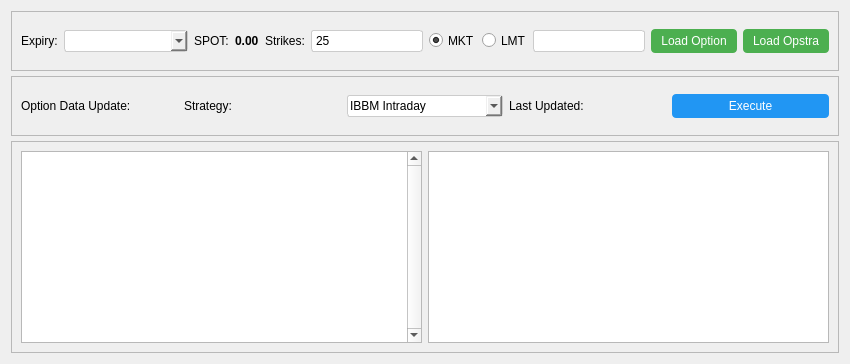
      <widget class="QWidget" name="OptionChain">
       <attribute name="title">
        <string>Options</string>
       </attribute>
       <layout class="QVBoxLayout" name="verticalLayout_OptionTab">
        <property name="spacing">
         <number>5</number>
        </property>
        <item>
         <widget class="QFrame" name="TopOptionChainQFrame">
          <property name="sizePolicy">
           <sizepolicy hsizetype="Expanding" vsizetype="Fixed">
            <horstretch>1</horstretch>
            <verstretch>0</verstretch>
           </sizepolicy>
          </property>
          <property name="minimumSize">
           <size>
            <width>0</width>
            <height>60</height>
           </size>
          </property>
          <property name="maximumSize">
           <size>
            <width>16777215</width>
            <height>60</height>
           </size>
          </property>
          <property name="frameShape">
           <enum>QFrame::StyledPanel</enum>
          </property>
          <property name="frameShadow">
           <enum>QFrame::Raised</enum>
          </property>
          <layout class="QHBoxLayout" name="SpotDetailQHBox">
           <property name="spacing">
            <number>6</number>
           </property>
           <item>
            <widget class="QLabel" name="ExpiryQLabel">
             <property name="text">
              <string>Expiry:</string>
             </property>
            </widget>
           </item>
           <item>
            <widget class="QComboBox" name="ExpiryListDropDown">
             <property name="styleSheet">
              <string notr="true">QComboBox {
    padding: 2px;
    border: 1px solid #ccc;
    border-radius: 3px;
    min-width: 100px;
}</string>
             </property>
            </widget>
           </item>
           <item>
            <widget class="QLabel" name="SpotQLabel">
             <property name="text">
              <string>SPOT:</string>
             </property>
            </widget>
           </item>
           <item>
            <widget class="QLabel" name="SpotPriceQLabel">
             <property name="styleSheet">
              <string notr="true">font-weight: bold;</string>
             </property>
             <property name="text">
              <string>0.00</string>
             </property>
            </widget>
           </item>
           <item>
            <widget class="QLabel" name="StrikeQLabel">
             <property name="text">
              <string>Strikes:</string>
             </property>
            </widget>
           </item>
           <item>
            <widget class="QLineEdit" name="StrikeNumberQLine">
             <property name="styleSheet">
              <string notr="true">QLineEdit {
    padding: 2px;
    border: 1px solid #ccc;
    border-radius: 3px;
    min-width: 40px;
}</string>
             </property>
             <property name="text">
              <string>25</string>
             </property>
            </widget>
           </item>
           <item>
            <widget class="QRadioButton" name="MKTRadio">
             <property name="styleSheet">
              <string notr="true">QRadioButton {
    spacing: 5px;
}</string>
             </property>
             <property name="text">
              <string>MKT</string>
             </property>
             <property name="checked">
              <bool>true</bool>
             </property>
            </widget>
           </item>
           <item>
            <widget class="QRadioButton" name="LMTRadio">
             <property name="styleSheet">
              <string notr="true">QRadioButton {
    spacing: 5px;
}</string>
             </property>
             <property name="text">
              <string>LMT</string>
             </property>
            </widget>
           </item>
           <item>
            <widget class="QLineEdit" name="LimitPriceQLine">
             <property name="styleSheet">
              <string notr="true">QLineEdit {
    padding: 2px;
    border: 1px solid #ccc;
    border-radius: 3px;
    min-width: 60px;
}</string>
             </property>
            </widget>
           </item>
           <item>
            <widget class="QPushButton" name="LoadOptionsPushButton">
             <property name="styleSheet">
              <string notr="true">QPushButton {
    background-color: #4CAF50;
    color: white;
    border: none;
    padding: 5px 10px;
    border-radius: 4px;
}
QPushButton:hover {
    background-color: #45a049;
}</string>
             </property>
             <property name="text">
              <string>Load Option</string>
             </property>
            </widget>
           </item>
           <item>
            <widget class="QPushButton" name="LoadOpstraPushButton">
             <property name="sizePolicy">
              <sizepolicy hsizetype="Minimum" vsizetype="Fixed">
               <horstretch>0</horstretch>
               <verstretch>0</verstretch>
              </sizepolicy>
             </property>
             <property name="palette">
              <palette>
               <active>
                <colorrole role="WindowText">
                 <brush brushstyle="SolidPattern">
                  <color alpha="255">
                   <red>255</red>
                   <green>255</green>
                   <blue>255</blue>
                  </color>
                 </brush>
                </colorrole>
                <colorrole role="Button">
                 <brush brushstyle="SolidPattern">
                  <color alpha="255">
                   <red>76</red>
                   <green>175</green>
                   <blue>80</blue>
                  </color>
                 </brush>
                </colorrole>
                <colorrole role="Light">
                 <brush brushstyle="SolidPattern">
                  <color alpha="255">
                   <red>127</red>
                   <green>213</green>
                   <blue>255</blue>
                  </color>
                 </brush>
                </colorrole>
                <colorrole role="Midlight">
                 <brush brushstyle="SolidPattern">
                  <color alpha="255">
                   <red>63</red>
                   <green>191</green>
                   <blue>255</blue>
                  </color>
                 </brush>
                </colorrole>
                <colorrole role="Dark">
                 <brush brushstyle="SolidPattern">
                  <color alpha="255">
                   <red>0</red>
                   <green>85</green>
                   <blue>127</blue>
                  </color>
                 </brush>
                </colorrole>
                <colorrole role="Mid">
                 <brush brushstyle="SolidPattern">
                  <color alpha="255">
                   <red>0</red>
                   <green>113</green>
                   <blue>170</blue>
                  </color>
                 </brush>
                </colorrole>
                <colorrole role="Text">
                 <brush brushstyle="SolidPattern">
                  <color alpha="255">
                   <red>255</red>
                   <green>255</green>
                   <blue>255</blue>
                  </color>
                 </brush>
                </colorrole>
                <colorrole role="BrightText">
                 <brush brushstyle="SolidPattern">
                  <color alpha="255">
                   <red>255</red>
                   <green>255</green>
                   <blue>255</blue>
                  </color>
                 </brush>
                </colorrole>
                <colorrole role="ButtonText">
                 <brush brushstyle="SolidPattern">
                  <color alpha="255">
                   <red>255</red>
                   <green>255</green>
                   <blue>255</blue>
                  </color>
                 </brush>
                </colorrole>
                <colorrole role="Base">
                 <brush brushstyle="SolidPattern">
                  <color alpha="255">
                   <red>76</red>
                   <green>175</green>
                   <blue>80</blue>
                  </color>
                 </brush>
                </colorrole>
                <colorrole role="Window">
                 <brush brushstyle="SolidPattern">
                  <color alpha="255">
                   <red>76</red>
                   <green>175</green>
                   <blue>80</blue>
                  </color>
                 </brush>
                </colorrole>
                <colorrole role="Shadow">
                 <brush brushstyle="SolidPattern">
                  <color alpha="255">
                   <red>0</red>
                   <green>0</green>
                   <blue>0</blue>
                  </color>
                 </brush>
                </colorrole>
                <colorrole role="AlternateBase">
                 <brush brushstyle="SolidPattern">
                  <color alpha="255">
                   <red>127</red>
                   <green>212</green>
                   <blue>255</blue>
                  </color>
                 </brush>
                </colorrole>
                <colorrole role="ToolTipBase">
                 <brush brushstyle="SolidPattern">
                  <color alpha="255">
                   <red>255</red>
                   <green>255</green>
                   <blue>220</blue>
                  </color>
                 </brush>
                </colorrole>
                <colorrole role="ToolTipText">
                 <brush brushstyle="SolidPattern">
                  <color alpha="255">
                   <red>0</red>
                   <green>0</green>
                   <blue>0</blue>
                  </color>
                 </brush>
                </colorrole>
                <colorrole role="PlaceholderText">
                 <brush brushstyle="SolidPattern">
                  <color alpha="128">
                   <red>0</red>
                   <green>0</green>
                   <blue>0</blue>
                  </color>
                 </brush>
                </colorrole>
               </active>
               <inactive>
                <colorrole role="WindowText">
                 <brush brushstyle="SolidPattern">
                  <color alpha="255">
                   <red>255</red>
                   <green>255</green>
                   <blue>255</blue>
                  </color>
                 </brush>
                </colorrole>
                <colorrole role="Button">
                 <brush brushstyle="SolidPattern">
                  <color alpha="255">
                   <red>76</red>
                   <green>175</green>
                   <blue>80</blue>
                  </color>
                 </brush>
                </colorrole>
                <colorrole role="Light">
                 <brush brushstyle="SolidPattern">
                  <color alpha="255">
                   <red>127</red>
                   <green>213</green>
                   <blue>255</blue>
                  </color>
                 </brush>
                </colorrole>
                <colorrole role="Midlight">
                 <brush brushstyle="SolidPattern">
                  <color alpha="255">
                   <red>63</red>
                   <green>191</green>
                   <blue>255</blue>
                  </color>
                 </brush>
                </colorrole>
                <colorrole role="Dark">
                 <brush brushstyle="SolidPattern">
                  <color alpha="255">
                   <red>0</red>
                   <green>85</green>
                   <blue>127</blue>
                  </color>
                 </brush>
                </colorrole>
                <colorrole role="Mid">
                 <brush brushstyle="SolidPattern">
                  <color alpha="255">
                   <red>0</red>
                   <green>113</green>
                   <blue>170</blue>
                  </color>
                 </brush>
                </colorrole>
                <colorrole role="Text">
                 <brush brushstyle="SolidPattern">
                  <color alpha="255">
                   <red>255</red>
                   <green>255</green>
                   <blue>255</blue>
                  </color>
                 </brush>
                </colorrole>
                <colorrole role="BrightText">
                 <brush brushstyle="SolidPattern">
                  <color alpha="255">
                   <red>255</red>
                   <green>255</green>
                   <blue>255</blue>
                  </color>
                 </brush>
                </colorrole>
                <colorrole role="ButtonText">
                 <brush brushstyle="SolidPattern">
                  <color alpha="255">
                   <red>255</red>
                   <green>255</green>
                   <blue>255</blue>
                  </color>
                 </brush>
                </colorrole>
                <colorrole role="Base">
                 <brush brushstyle="SolidPattern">
                  <color alpha="255">
                   <red>76</red>
                   <green>175</green>
                   <blue>80</blue>
                  </color>
                 </brush>
                </colorrole>
                <colorrole role="Window">
                 <brush brushstyle="SolidPattern">
                  <color alpha="255">
                   <red>76</red>
                   <green>175</green>
                   <blue>80</blue>
                  </color>
                 </brush>
                </colorrole>
                <colorrole role="Shadow">
                 <brush brushstyle="SolidPattern">
                  <color alpha="255">
                   <red>0</red>
                   <green>0</green>
                   <blue>0</blue>
                  </color>
                 </brush>
                </colorrole>
                <colorrole role="AlternateBase">
                 <brush brushstyle="SolidPattern">
                  <color alpha="255">
                   <red>127</red>
                   <green>212</green>
                   <blue>255</blue>
                  </color>
                 </brush>
                </colorrole>
                <colorrole role="ToolTipBase">
                 <brush brushstyle="SolidPattern">
                  <color alpha="255">
                   <red>255</red>
                   <green>255</green>
                   <blue>220</blue>
                  </color>
                 </brush>
                </colorrole>
                <colorrole role="ToolTipText">
                 <brush brushstyle="SolidPattern">
                  <color alpha="255">
                   <red>0</red>
                   <green>0</green>
                   <blue>0</blue>
                  </color>
                 </brush>
                </colorrole>
                <colorrole role="PlaceholderText">
                 <brush brushstyle="SolidPattern">
                  <color alpha="128">
                   <red>0</red>
                   <green>0</green>
                   <blue>0</blue>
                  </color>
                 </brush>
                </colorrole>
               </inactive>
               <disabled>
                <colorrole role="WindowText">
                 <brush brushstyle="SolidPattern">
                  <color alpha="255">
                   <red>255</red>
                   <green>255</green>
                   <blue>255</blue>
                  </color>
                 </brush>
                </colorrole>
                <colorrole role="Button">
                 <brush brushstyle="SolidPattern">
                  <color alpha="255">
                   <red>76</red>
                   <green>175</green>
                   <blue>80</blue>
                  </color>
                 </brush>
                </colorrole>
                <colorrole role="Light">
                 <brush brushstyle="SolidPattern">
                  <color alpha="255">
                   <red>127</red>
                   <green>213</green>
                   <blue>255</blue>
                  </color>
                 </brush>
                </colorrole>
                <colorrole role="Midlight">
                 <brush brushstyle="SolidPattern">
                  <color alpha="255">
                   <red>63</red>
                   <green>191</green>
                   <blue>255</blue>
                  </color>
                 </brush>
                </colorrole>
                <colorrole role="Dark">
                 <brush brushstyle="SolidPattern">
                  <color alpha="255">
                   <red>0</red>
                   <green>85</green>
                   <blue>127</blue>
                  </color>
                 </brush>
                </colorrole>
                <colorrole role="Mid">
                 <brush brushstyle="SolidPattern">
                  <color alpha="255">
                   <red>0</red>
                   <green>113</green>
                   <blue>170</blue>
                  </color>
                 </brush>
                </colorrole>
                <colorrole role="Text">
                 <brush brushstyle="SolidPattern">
                  <color alpha="255">
                   <red>255</red>
                   <green>255</green>
                   <blue>255</blue>
                  </color>
                 </brush>
                </colorrole>
                <colorrole role="BrightText">
                 <brush brushstyle="SolidPattern">
                  <color alpha="255">
                   <red>255</red>
                   <green>255</green>
                   <blue>255</blue>
                  </color>
                 </brush>
                </colorrole>
                <colorrole role="ButtonText">
                 <brush brushstyle="SolidPattern">
                  <color alpha="255">
                   <red>255</red>
                   <green>255</green>
                   <blue>255</blue>
                  </color>
                 </brush>
                </colorrole>
                <colorrole role="Base">
                 <brush brushstyle="SolidPattern">
                  <color alpha="255">
                   <red>76</red>
                   <green>175</green>
                   <blue>80</blue>
                  </color>
                 </brush>
                </colorrole>
                <colorrole role="Window">
                 <brush brushstyle="SolidPattern">
                  <color alpha="255">
                   <red>76</red>
                   <green>175</green>
                   <blue>80</blue>
                  </color>
                 </brush>
                </colorrole>
                <colorrole role="Shadow">
                 <brush brushstyle="SolidPattern">
                  <color alpha="255">
                   <red>0</red>
                   <green>0</green>
                   <blue>0</blue>
                  </color>
                 </brush>
                </colorrole>
                <colorrole role="AlternateBase">
                 <brush brushstyle="SolidPattern">
                  <color alpha="255">
                   <red>0</red>
                   <green>170</green>
                   <blue>255</blue>
                  </color>
                 </brush>
                </colorrole>
                <colorrole role="ToolTipBase">
                 <brush brushstyle="SolidPattern">
                  <color alpha="255">
                   <red>255</red>
                   <green>255</green>
                   <blue>220</blue>
                  </color>
                 </brush>
                </colorrole>
                <colorrole role="ToolTipText">
                 <brush brushstyle="SolidPattern">
                  <color alpha="255">
                   <red>0</red>
                   <green>0</green>
                   <blue>0</blue>
                  </color>
                 </brush>
                </colorrole>
                <colorrole role="PlaceholderText">
                 <brush brushstyle="SolidPattern">
                  <color alpha="128">
                   <red>0</red>
                   <green>0</green>
                   <blue>0</blue>
                  </color>
                 </brush>
                </colorrole>
               </disabled>
              </palette>
             </property>
             <property name="styleSheet">
              <string notr="true">QPushButton {
    background-color: #4CAF50;
    color: white;
    border: none;
    padding: 5px 10px;
    border-radius: 4px;
}
QPushButton:hover {
    background-color: #45a049;
}</string>
             </property>
             <property name="text">
              <string>Load Opstra</string>
             </property>
             <property name="flat">
              <bool>false</bool>
             </property>
            </widget>
           </item>
          </layout>
         </widget>
        </item>
        <item>
         <widget class="QFrame" name="StrategyQFrame">
          <property name="sizePolicy">
           <sizepolicy hsizetype="Expanding" vsizetype="Fixed">
            <horstretch>1</horstretch>
            <verstretch>0</verstretch>
           </sizepolicy>
          </property>
          <property name="minimumSize">
           <size>
            <width>0</width>
            <height>60</height>
           </size>
          </property>
          <property name="maximumSize">
           <size>
            <width>16777215</width>
            <height>60</height>
           </size>
          </property>
          <property name="frameShape">
           <enum>QFrame::StyledPanel</enum>
          </property>
          <property name="frameShadow">
           <enum>QFrame::Raised</enum>
          </property>
          <layout class="QHBoxLayout" name="StrategyQHBox">
           <property name="spacing">
            <number>6</number>
           </property>
           <item>
            <widget class="QLabel" name="OptionDataUpdateQLabel">
             <property name="text">
              <string>Option Data Update:</string>
             </property>
            </widget>
           </item>
           <item>
            <widget class="QLabel" name="StrategyQLabel">
             <property name="text">
              <string>Strategy:</string>
             </property>
            </widget>
           </item>
           <item>
            <widget class="QComboBox" name="StrategyNameQComboBox">
             <property name="styleSheet">
              <string notr="true">QComboBox {
    padding: 2px;
    border: 1px solid #ccc;
    border-radius: 3px;
    min-width: 100px;
}</string>
             </property>
             <item>
              <property name="text">
               <string>IBBM Intraday</string>
              </property>
             </item>
             <item>
              <property name="text">
               <string>General</string>
              </property>
             </item>
             <item>
              <property name="text">
               <string>Intraday Strangle</string>
              </property>
             </item>
             <item>
              <property name="text">
               <string>Intraday Straddle</string>
              </property>
             </item>
             <item>
              <property name="text">
               <string>Strategy920AM</string>
              </property>
             </item>
             <item>
              <property name="text">
               <string>Monthly Strangle</string>
              </property>
             </item>
             <item>
              <property name="text">
               <string>Monthly Straddle</string>
              </property>
             </item>
            </widget>
           </item>
           <item>
            <widget class="QLabel" name="OpstraLastUpdatedQLabel">
             <property name="text">
              <string>Last Updated: </string>
             </property>
            </widget>
           </item>
           <item>
            <widget class="QPushButton" name="ExecuteStrategyQPushButton">
             <property name="styleSheet">
              <string notr="true">QPushButton {
    background-color: #2196F3;
    color: white;
    border: none;
    padding: 5px 10px;
    border-radius: 4px;
}
QPushButton:hover {
    background-color: #0b7dda;
}</string>
             </property>
             <property name="text">
              <string>Execute</string>
             </property>
            </widget>
           </item>
          </layout>
         </widget>
        </item>
        <item>
         <widget class="QFrame" name="OptionChainContainer">
          <property name="sizePolicy">
           <sizepolicy hsizetype="Expanding" vsizetype="Expanding">
            <horstretch>1</horstretch>
            <verstretch>1</verstretch>
           </sizepolicy>
          </property>
          <property name="frameShape">
           <enum>QFrame::StyledPanel</enum>
          </property>
          <property name="frameShadow">
           <enum>QFrame::Raised</enum>
          </property>
          <layout class="QHBoxLayout" name="horizontalLayout_OptionTable">
           <item>
            <widget class="QTableView" name="OptionQTableView">
             <property name="sizePolicy">
              <sizepolicy hsizetype="Expanding" vsizetype="Expanding">
               <horstretch>1</horstretch>
               <verstretch>1</verstretch>
              </sizepolicy>
             </property>
             <property name="styleSheet">
              <string notr="true"/>
             </property>
             <property name="verticalScrollBarPolicy">
              <enum>Qt::ScrollBarAlwaysOn</enum>
             </property>
             <property name="sizeAdjustPolicy">
              <enum>QAbstractScrollArea::AdjustToContents</enum>
             </property>
             <property name="alternatingRowColors">
              <bool>true</bool>
             </property>
            </widget>
           </item>
           <item>
            <widget class="QTableView" name="OpstraOptionQTableView">
             <property name="sizePolicy">
              <sizepolicy hsizetype="Expanding" vsizetype="Expanding">
               <horstretch>1</horstretch>
               <verstretch>1</verstretch>
              </sizepolicy>
             </property>
             <property name="alternatingRowColors">
              <bool>true</bool>
             </property>
            </widget>
           </item>
          </layout>
         </widget>
        </item>
       </layout>
      </widget>
